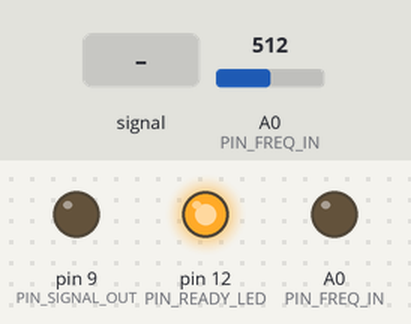
A sketch run on a simulated Arduino Uno, built with avr-gcc and run on an emulated ATmega328P. Shown: output pins drawn as LEDs (lit = HIGH). The inputs (shaded band) are chosen by the test bench; at power-on: A0 (PIN_FREQ_IN) = 512.

Above: at 0.02 s.
At 1.2 s:
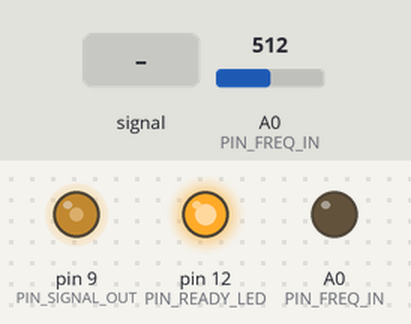
1.3 s: A0 (PIN_FREQ_IN) fed a 200 Hz sine of ±81 counts around its level
At 1.47 s:
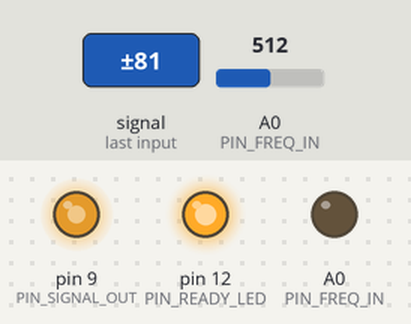
4.3 s: A0 (PIN_FREQ_IN) set to 900
Timing chart, 0 to 7.3 s (numbered marks = the images above; inputs shaded):
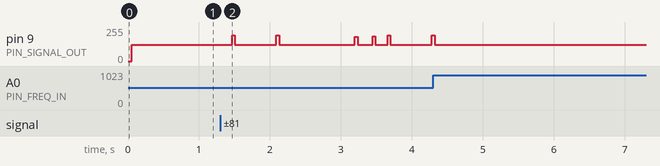

The sketch:

wavetable-synth.ino
```cpp
#include <TimerOne.h>

#include "phase-inc-table.h"
#include "wavetables.h"

// interface pins
const uint8_t PIN_FREQ_IN = A0;
const uint8_t PIN_READY_LED = 12;
const uint8_t PIN_SIGNAL_OUT = 9;

// constants
const uint16_t CPU_FREQ = 1000000;
const uint16_t SAMPLE_FREQ = 40000;

// global vars
uint16_t phase_inc;
uint16_t *wavetable;

void setup() {
  Serial.begin(115200);

  setup_sample_timer(SAMPLE_FREQ);
  setup_signal_output(PIN_SIGNAL_OUT);
  setup_freq_input(PIN_FREQ_IN);
  setup_ready_led(PIN_READY_LED);

  set_output_waveform(3);

  write_ready_led(true);
}

void loop() {
  uint16_t freq_in_val = analogRead(PIN_FREQ_IN);
  set_signal_freq(freq_in_val);
}

uint16_t calc_sample() {
  // increment the phase accumulator appropriately based on the wavetable length (number of samples)
  static uint16_t phase = 0;
  phase = inc_phase(phase, phase_inc, WAVETABLE_LEN - 1);

  // read a sample from the wavetable using the current phase accumulator value
  uint16_t sample = pgm_read_word_near(wavetable + phase);

  return sample;
}

void on_sample_tick() {
  uint16_t sample = calc_sample();

  write_sample(sample);
}

void set_signal_freq(uint16_t freq_in_val) {
  phase_inc = pgm_read_word_near(PHASE_INC + freq_in_val);
}

void set_output_waveform(uint8_t waveform_val) {
  if (waveform_val == 1) {
    wavetable = SINE;
  } else if (waveform_val == 2) {
    wavetable = TRI;
  } else if (waveform_val == 3) {
    wavetable = SAW;
  }
}

void setup_freq_input(uint8_t pin) {
  pinMode(pin, OUTPUT);
}

void setup_ready_led(uint8_t pin) {
  pinMode(pin, OUTPUT);
}

void setup_sample_timer(uint16_t sample_freq) {
  uint16_t sample_period = (1.0 / sample_freq) * CPU_FREQ;
  Timer1.initialize(sample_period);
  Timer1.attachInterrupt(on_sample_tick);
}

void setup_signal_output(uint8_t pin) {
  // enable PWM on output pin
  Timer1.pwm(pin, 0);
}

void write_ready_led(bool isOn) {
  const uint8_t led_val = isOn ? HIGH : LOW;
  digitalWrite(PIN_READY_LED, led_val);
}

void write_sample(uint16_t sample) {
  // map 0-65535 -> 0-1023 by dividing by 64 (right-shift 6 bits)
  uint16_t duty_val = sample >> 6;
  Timer1.setPwmDuty(PIN_SIGNAL_OUT, duty_val);
}

uint16_t inc_phase(uint16_t curr_val, uint16_t step, uint16_t max_val) {
  // increment value, wrapping around back to 0 if value exceeds max
  if (curr_val + step > max_val) {
    return curr_val + step - max_val;
  } else {
    return curr_val + step;
  }
}
```

Source omitted: ase-inc-table.h (data table, 4582 bytes), wavetables.h (19051 bytes)
